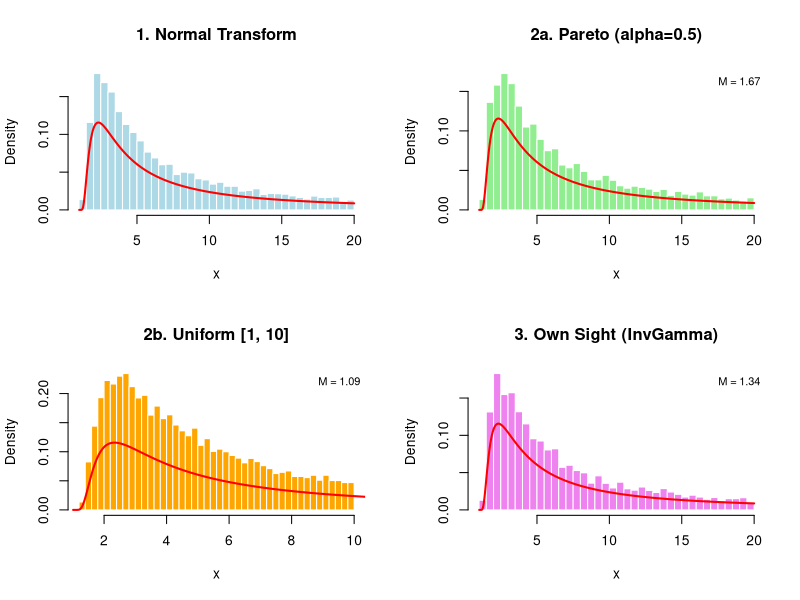

Recreate this plot in R.
# ==============================================================================
# 0. 环境初始化与定义
# ==============================================================================
rm(list=ls())       # 清空工作空间
set.seed(2023)      # 设置随机种子
par(mfrow = c(2, 2)) # 设置绘图布局: 2行2列

# 定义 Lévy 分布参数
mu <- 1
c_param <- 4
N <- 10000          # 模拟样本量

# 定义存储接受率的列表，用于最后打印
efficiency_results <- list()

# ------------------------------------------------------------------------------
# 目标分布：Lévy Probability Density Function (PDF)
# ------------------------------------------------------------------------------
dlevy <- function(x) {
  y <- numeric(length(x))
  idx <- x > mu
  if(any(idx)) {
    val <- x[idx]
    # 公式: sqrt(c/2pi) * exp(-c/(2(x-mu))) / (x-mu)^(3/2)
    term1 <- sqrt(c_param / (2 * pi))
    term2 <- exp(-c_param / (2 * (val - mu)))
    term3 <- (val - mu)^(1.5)
    y[idx] <- term1 * term2 / term3
  }
  return(y)
}

# ------------------------------------------------------------------------------
# 通用拒绝采样运行函数
# ------------------------------------------------------------------------------
run_rejection <- function(n, M, r_prop, d_prop, name) {
  samples <- numeric(n)
  count <- 0
  attempts <- 0
  
  while(count < n) {
    attempts <- attempts + 1
    
    # 1. 从建议分布生成候选值 Y
    Y <- r_prop(1)
    
    # 2. 生成均匀随机数 U
    U <- runif(1)
    
    # 3. 计算接受比率
    g_val <- d_prop(Y)
    
    # 边界保护：如果 g(Y) <= 0 (超出支撑集)，直接拒绝
    if(g_val <= 0) next 
    
    ratio <- dlevy(Y) / (M * g_val)
    
    if(U <= ratio) {
      count <- count + 1
      samples[count] <- Y
    }
  }
  
  eff <- n / attempts
  cat(sprintf("[%s] 完成。M = %.4f\n", name, M))
  return(list(samples = samples, efficiency = eff))
}

# ==============================================================================
# 方法 1: Sampling via the Normal Distribution (正态变换法)
# ==============================================================================
cat(">>> 方法 1: 正态变换法 (Exact Method)...\n")
Z <- rnorm(N)
X_normal <- mu + c_param / Z^2

# 绘图 Method 1
x_grid <- seq(1.01, 20, length.out = 1000)
y_true <- dlevy(x_grid)
hist(X_normal[X_normal <= 20], breaks = 50, prob = TRUE, col = "lightblue", border = "white",
     main = "1. Normal Transform", xlab = "x")
lines(x_grid, y_true, col = "red", lwd = 2)


# ==============================================================================
# 方法 2a: Pareto Proposal (最佳参数 alpha=0.5)
# ==============================================================================
cat("\n>>> 方法 2a: Pareto Proposal (alpha=0.5)...\n")

pareto_xm <- 1
pareto_alpha <- 0.5 # 匹配 Lévy 尾部 (x^-1.5)

dpareto <- function(x) {
  ifelse(x >= pareto_xm, pareto_alpha * pareto_xm^pareto_alpha / x^(pareto_alpha + 1), 0)
}
rpareto <- function(n) {
  u <- runif(n)
  pareto_xm / (1 - u)^(1 / pareto_alpha)
}

# 计算 M
ratio_fn_p <- function(x) { dlevy(x) / dpareto(x) }
opt_p <- optimize(ratio_fn_p, interval = c(1.001, 100), maximum = TRUE)
M_pareto <- opt_p$objective * 1.05

# 执行采样
res_pareto <- run_rejection(N, M_pareto, rpareto, dpareto, "Pareto")
X_pareto <- res_pareto$samples
efficiency_results$Pareto <- res_pareto$efficiency

# 绘图 Method 2a
hist(X_pareto[X_pareto <= 20], breaks = 50, prob = TRUE, col = "lightgreen", border = "white",
     main = "2a. Pareto (alpha=0.5)", xlab = "x")
lines(x_grid, y_true, col = "red", lwd = 2)
# 图例中仅显示 M，不显示接受率
legend("topright", paste("M =", round(M_pareto, 2)), bty="n", cex=0.8)


# ==============================================================================
# 方法 2b: Uniform Proposal (区间缩小至 [1, 10])
# ==============================================================================
cat("\n>>> 方法 2b: Uniform Proposal [1, 10]...\n")

unif_min <- 1
unif_max <- 10  # 区间 [1, 10]

dunif_c <- function(x) dunif(x, min = unif_min, max = unif_max)
runif_c <- function(n) runif(n, min = unif_min, max = unif_max)

# 计算 M (仅在 1 到 10 之间)
ratio_fn_u <- function(x) { dlevy(x) / dunif_c(x) }
opt_u <- optimize(ratio_fn_u, interval = c(1.001, 10), maximum = TRUE)
M_unif <- opt_u$objective * 1.05

# 执行采样
res_unif <- run_rejection(N, M_unif, runif_c, dunif_c, "Uniform")
X_unif <- res_unif$samples
efficiency_results$Uniform <- res_unif$efficiency

# 绘图 Method 2b
hist(X_unif[X_unif <= 20], breaks = 50, prob = TRUE, col = "orange", border = "white",
     main = "2b. Uniform [1, 10]", xlab = "x")
lines(x_grid, y_true, col = "red", lwd = 2)
# 图例中仅显示 M，不显示接受率
legend("topright", paste("M =", round(M_unif, 2)), bty="n", cex=0.8)


# ==============================================================================
# 方法 3: Own Sight - Shifted Inverse Gamma (平移逆伽马)
# ==============================================================================
cat("\n>>> 方法 3: Own Sight - Shifted Inverse Gamma (alpha=0.4)...\n")

ig_shape <- 0.4
ig_scale <- 1

# 平移逆伽马 PDF: Y ~ InvGamma, X = mu + Y
dinvgamma_shifted <- function(x) {
  y <- x - mu
  ifelse(y > 0, 
         (ig_scale^ig_shape / gamma(ig_shape)) * y^(-ig_shape - 1) * exp(-ig_scale/y),
         0)
}
# 平移逆伽马 RNG
rinvgamma_shifted <- function(n) {
  g <- rgamma(n, shape = ig_shape, rate = ig_scale) 
  return(mu + 1/g) 
}

# 计算 M
ratio_fn_ig <- function(x) { dlevy(x) / dinvgamma_shifted(x) }
opt_ig <- optimize(ratio_fn_ig, interval = c(1.001, 500), maximum = TRUE)
M_ig <- opt_ig$objective * 1.05

# 执行采样
res_ig <- run_rejection(N, M_ig, rinvgamma_shifted, dinvgamma_shifted, "Inverse Gamma")
X_own <- res_ig$samples
efficiency_results$InvGamma <- res_ig$efficiency

# 绘图 Method 3
hist(X_own[X_own <= 20], breaks = 50, prob = TRUE, col = "violet", border = "white",
     main = "3. Own Sight (InvGamma)", xlab = "x")
lines(x_grid, y_true, col = "red", lwd = 2)
# 图例中仅显示 M，不显示接受率
legend("topright", paste("M =", round(M_ig, 2)), bty="n", cex=0.8)

# 恢复默认绘图设置
par(mfrow = c(1, 1))

# ==============================================================================
# 最终结果打印：接受率对比
# ==============================================================================
cat("\n=======================================================\n")
cat("            拒绝采样算法效率对比 (Acceptance Rates)      \n")
cat("=======================================================\n")
cat(sprintf("1. Pareto Proposal (alpha=0.5):   %.2f%%\n", efficiency_results$Pareto * 100))
cat(sprintf("2. Uniform Proposal [1, 10]:      %.2f%%\n", efficiency_results$Uniform * 100))
cat(sprintf("3. InvGamma Proposal (alpha=0.4): %.2f%%\n", efficiency_results$InvGamma * 100))
cat("=======================================================\n")
cat("注：Uniform 分布仅模拟了区间 [1, 10] 内的数据。\n")